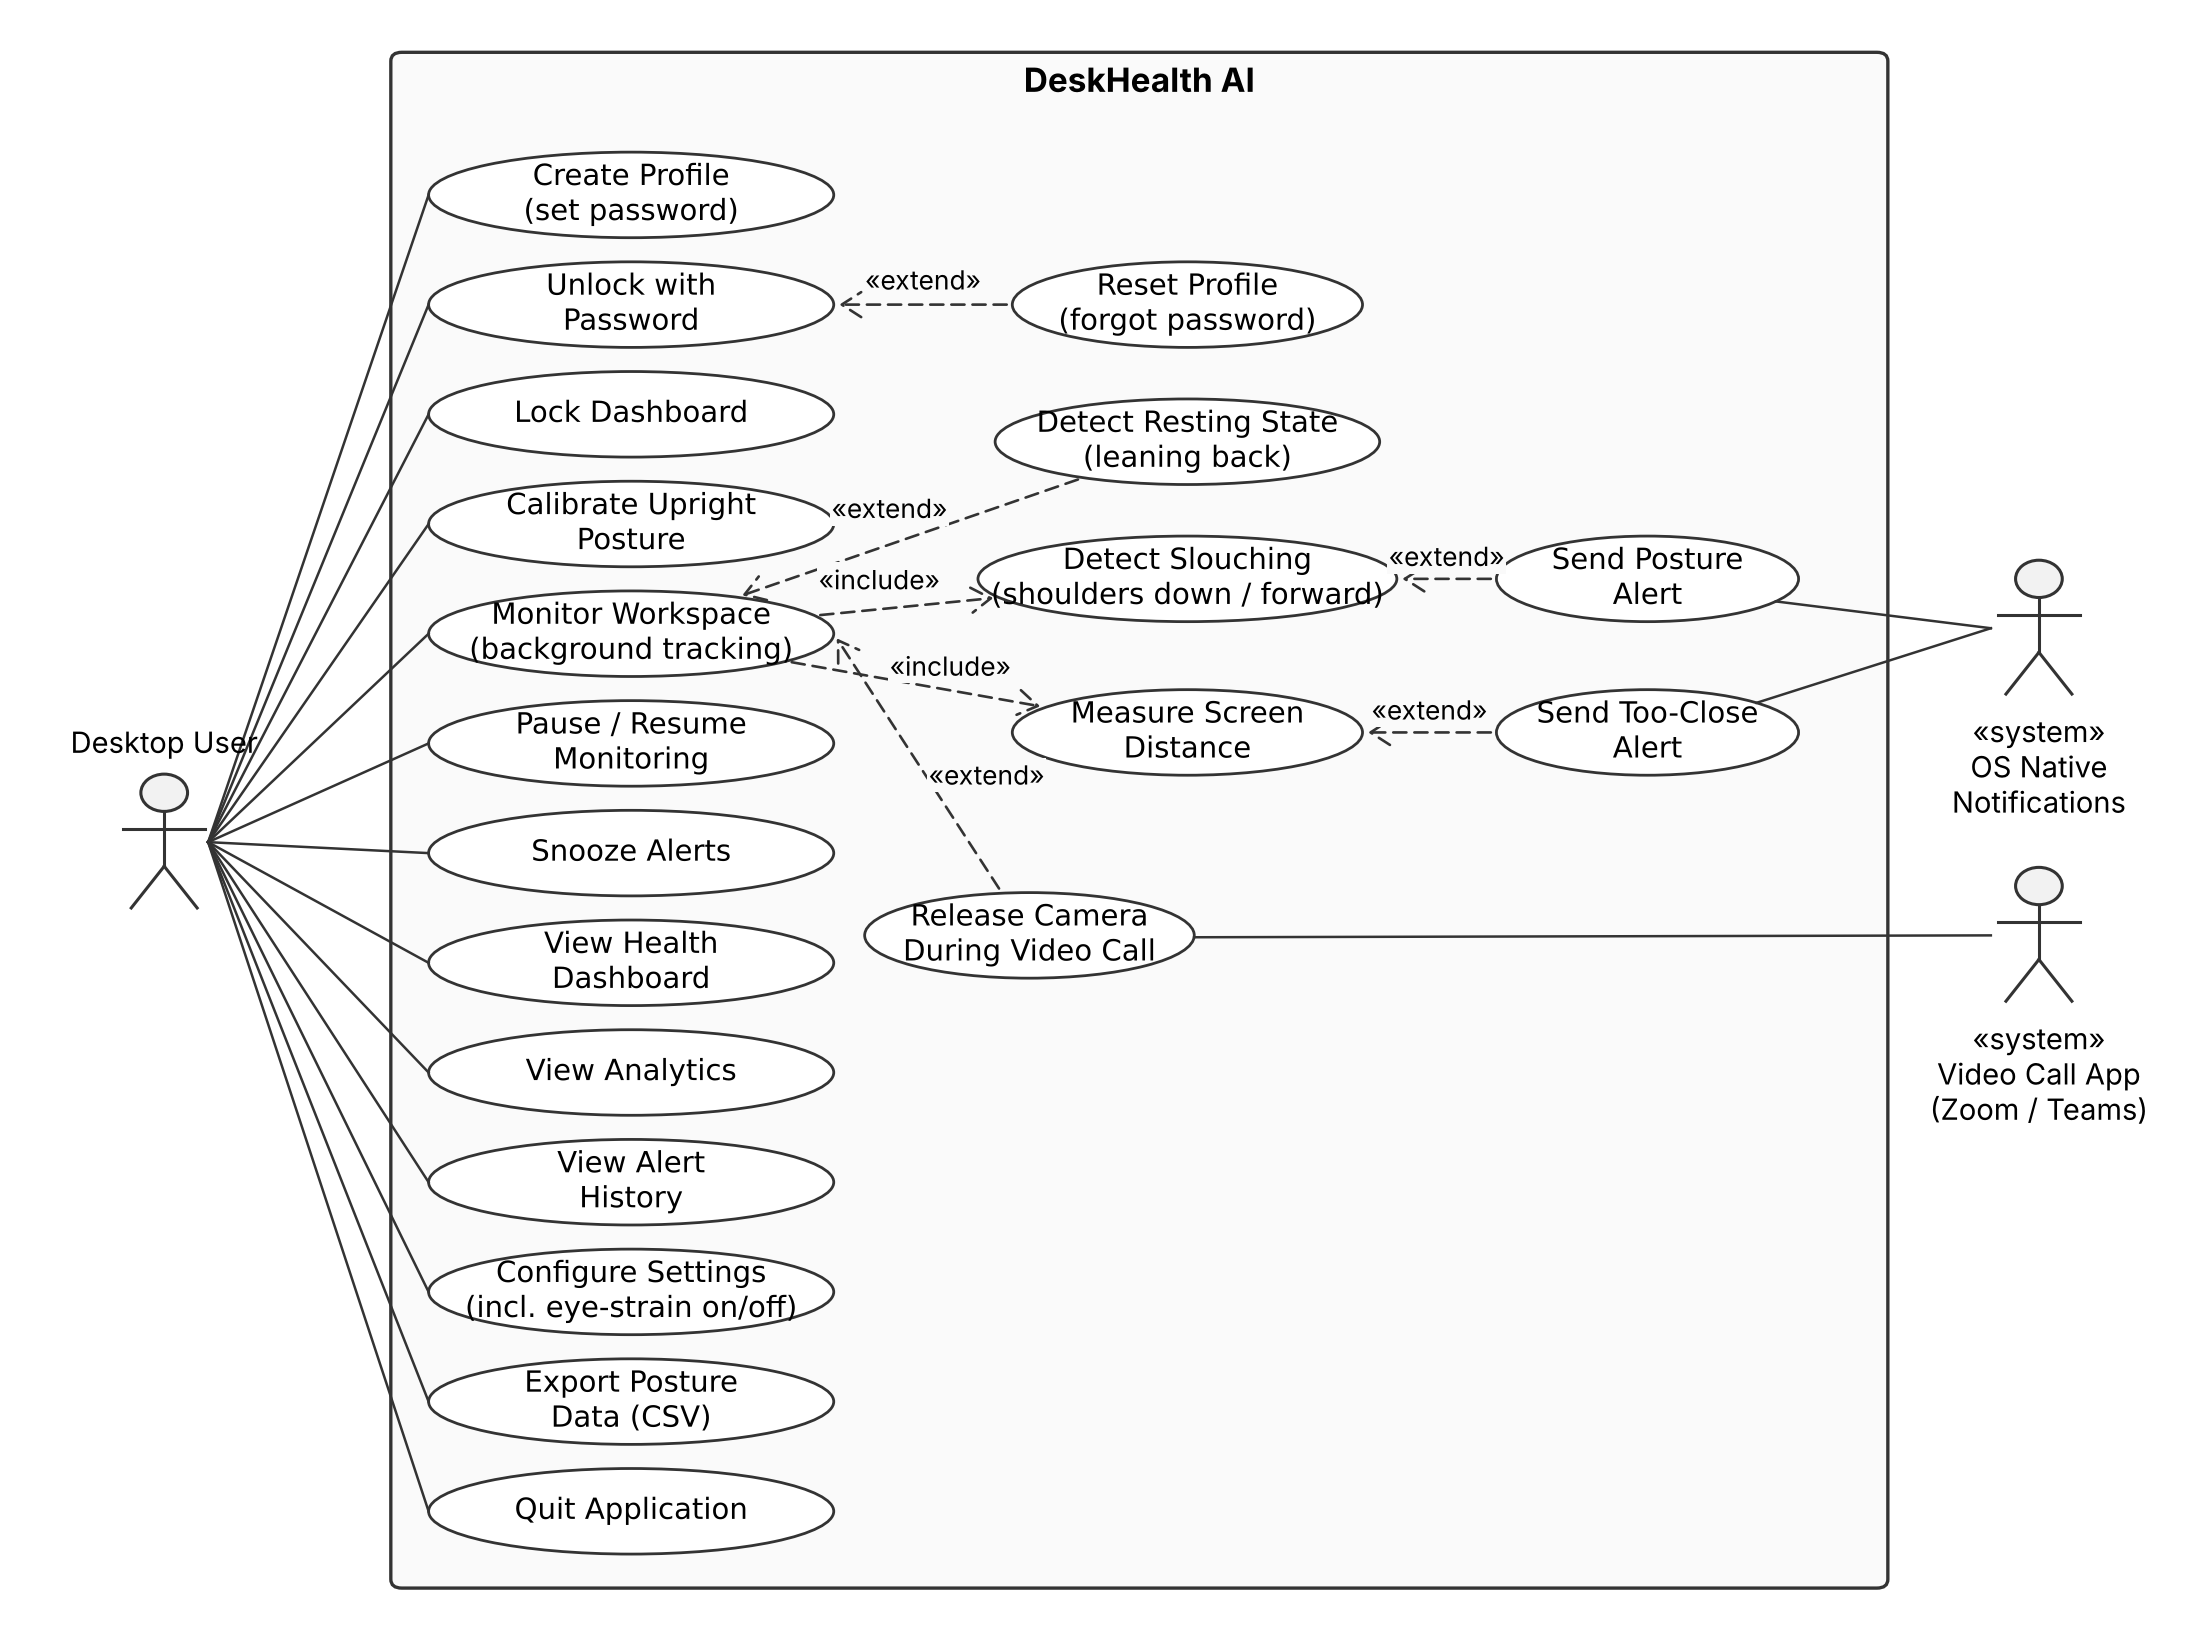

This chart was generated by the following Python code:
"""Use case diagram (UML 2.5) with a fixed layout: primary actor left, secondary actors right."""
import sys
import matplotlib
matplotlib.use("Agg")
import matplotlib.pyplot as plt
from matplotlib.patches import Ellipse, FancyBboxPatch, FancyArrowPatch

out = sys.argv[1]
fig, ax = plt.subplots(figsize=(14, 10.4))
ax.set_xlim(-0.4, 15.4)
ax.set_ylim(-1.0, 13.6)
ax.axis("off")
FONT = dict(fontsize=10.5, family="DejaVu Sans", ha="center", va="center")
EW, EH = 2.55, 0.78

# system boundary
ax.add_patch(FancyBboxPatch((2.3, -0.7), 10.9, 14.0, boxstyle="round,pad=0,rounding_size=0.08",
                            fc="#FAFAFA", ec="#333333", lw=1.2))
ax.text(7.75, 13.05, "DeskHealth AI", fontsize=12, weight="bold", ha="center", va="center")

UC = {}
def uc(key, text, x, y, w=EW):
    ax.add_patch(Ellipse((x, y), w, EH, fc="white", ec="#333333", lw=1.0))
    ax.text(x, y, text, **FONT)
    UC[key] = (x, y, w)

LX = 4.05
left = [("profile", "Create Profile\n(set password)"), ("unlock", "Unlock with\nPassword"),
        ("lock", "Lock Dashboard"), ("calib", "Calibrate Upright\nPosture"),
        ("monitor", "Monitor Workspace\n(background tracking)"), ("pause", "Pause / Resume\nMonitoring"),
        ("snooze", "Snooze Alerts"), ("dash", "View Health\nDashboard"), ("analytics", "View Analytics"),
        ("history", "View Alert\nHistory"), ("settings", "Configure Settings\n(incl. eye-strain on/off)"),
        ("export", "Export Posture\nData (CSV)"), ("quit", "Quit Application")]
for i, (k, t) in enumerate(left):
    uc(k, t, LX, 12.0 - i, w=2.95)

MX, RX = 8.1, 11.45
uc("reset", "Reset Profile\n(forgot password)", MX, 11.0)
uc("rest", "Detect Resting State\n(leaning back)", MX, 9.75, w=2.8)
uc("slouch", "Detect Slouching\n(shoulders down / forward)", MX, 8.5, w=3.05)
uc("dist", "Measure Screen\nDistance", MX, 7.1)
uc("camera", "Release Camera\nDuring Video Call", 6.95, 5.25, w=2.4)
uc("palert", "Send Posture\nAlert", RX, 8.5, w=2.2)
uc("calert", "Send Too-Close\nAlert", RX, 7.1, w=2.2)

def edge_pt(k, tx, ty):
    """point on the ellipse border of use case k toward (tx, ty)"""
    import math
    x, y, w = UC[k]
    a, b = w / 2, EH / 2
    dx, dy = tx - x, ty - y
    t = 1 / math.sqrt((dx / a) ** 2 + (dy / b) ** 2)
    return x + dx * t, y + dy * t

def actor(x, y, label, label_above=False):
    ax.add_patch(plt.Circle((x, y + 0.55), 0.17, fc="#F2F2F2", ec="#333333", lw=1.1))
    ax.plot([x, x], [y + 0.38, y - 0.12], color="#333333", lw=1.1)
    ax.plot([x - 0.3, x + 0.3], [y + 0.22, y + 0.22], color="#333333", lw=1.1)
    ax.plot([x, x - 0.24], [y - 0.12, y - 0.5], color="#333333", lw=1.1)
    ax.plot([x, x + 0.24], [y - 0.12, y - 0.5], color="#333333", lw=1.1)
    if label_above:
        ax.text(x, y + 0.85, label, fontsize=10.5, ha="center", va="bottom")
    else:
        ax.text(x, y - 0.68, label, fontsize=10.5, ha="center", va="top")
    return x, y

user = actor(0.65, 6.0, "Desktop User", label_above=True)
os_ = actor(14.3, 7.95, "«system»\nOS Native\nNotifications")
call = actor(14.3, 5.15, "«system»\nVideo Call App\n(Zoom / Teams)")

def assoc(p, k):
    px, py = p
    ex, ey = edge_pt(k, px, py)
    ax.plot([px, ex], [py + 0.1, ey], color="#333333", lw=0.9)

for k, _ in left:
    # join each use case at its leftmost point so no line crosses another use case
    x, y, w = UC[k]
    ax.plot([user[0] + 0.32, x - w / 2], [user[1] + 0.1, y], color="#333333", lw=0.9)
for k, a in (("palert", os_), ("calert", os_), ("camera", call)):
    ex, ey = edge_pt(k, a[0] - 0.35, a[1])
    ax.plot([a[0] - 0.35, ex], [a[1] + 0.1, ey], color="#333333", lw=0.9)

def dep(src, dst, label, lx=None, ly=None, dst_right=False):
    """dashed dependency arrow from use case src to dst with a stereotype label"""
    sx, sy, _ = UC[src]
    dx, dy, dw = UC[dst]
    if dst_right:                       # end at the rightmost point of dst
        p2 = (dx + dw / 2, dy)
        p1 = edge_pt(src, *p2)
    else:
        p1 = edge_pt(src, dx, dy)
        p2 = edge_pt(dst, sx, sy)
    ax.add_patch(FancyArrowPatch(p1, p2, arrowstyle="->,head_length=7,head_width=4.5",
                                 linestyle=(0, (5, 3)), color="#333333", lw=0.95, mutation_scale=1))
    mx, my = (p1[0] + p2[0]) / 2, (p1[1] + p2[1]) / 2
    ax.text(mx + (lx or 0), my + (ly if ly is not None else 0.12), label,
            fontsize=9.5, ha="center", va="bottom",
            bbox=dict(fc="#FAFAFA", ec="none", pad=0.5))

# «include»: base -> included
dep("monitor", "slouch", "«include»", lx=-0.2, ly=0.1)
dep("monitor", "dist", "«include»", lx=0.25, ly=0.02)
# «extend»: extending -> base
dep("reset", "unlock", "«extend»", ly=0.08)
dep("rest", "monitor", "«extend»", lx=-0.15, ly=0.12)
dep("camera", "monitor", "«extend»", lx=0.5, ly=-0.25, dst_right=True)
dep("palert", "slouch", "«extend»", ly=0.06)
dep("calert", "dist", "«extend»", ly=0.06)

plt.savefig(out, dpi=200, bbox_inches="tight", facecolor="white")
